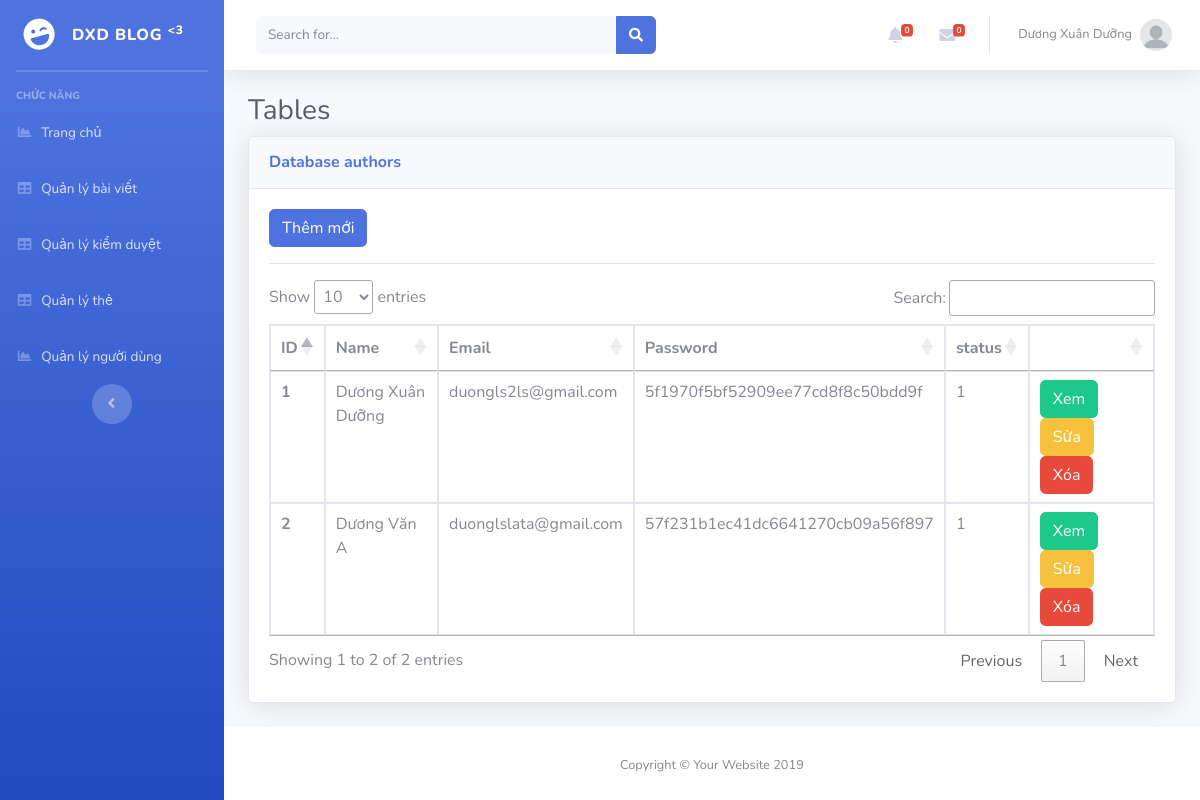
Screenshot of /Admin/index.php?mod=authors (signed in) with the database file from the repository.
### tables this page shows
CREATE TABLE `authors`  (
  `id` int(11) NOT NULL AUTO_INCREMENT,
  `name` varchar(255) NULL DEFAULT NULL,
  `email` varchar(255) NULL DEFAULT NULL,
  `password` varchar(255) NULL DEFAULT NULL,
  `status` int(255) NULL DEFAULT NULL,
  `level` int(11) NULL DEFAULT NULL,
  `info` varchar(255) NULL DEFAULT NULL,
  `thumbnail` varchar(255) NULL DEFAULT NULL,
  PRIMARY KEY (`id`) USING BTREE
);

### Admin/MVC/controllers/AuthorController.php (called while the page is built, shortened)
<?php
class AuthorController
{
    var $author_model;
    public function __construct()
    {
        $this->author_model = new author();
    }
    public function list()
    {
        if(isset($_SESSION['isLogin_Admin'])){
            $data = $this->author_model->All();
      }else{
            $id = $_SESSION['author']['id'];
            $data = $this->author_model->All_author($id);
      }
      require_once("MVC/Views/Admin/index.php");
    }
}

### Admin/MVC/Models/connection.php (called while the page is built, shortened)
<?php
    class Connection{
        function __construct()
        {
            $severname ="localhost";
            $username ="root";
            $password ="";
            $db_name ="newblogs";
            $this->conn = new mysqli($severname,$username,$password,$db_name);
        }
    }
?>

### Admin/MVC/Models/model.php (called while the page is built, shortened)
<?php
require_once("connection.php");
class Model
{
    var $conn;
    var $table;
    function __construct()
    {
        $conn_obj = new Connection();
        $this->conn = $conn_obj->conn;
    }
    function All()
    {
        if($this->table == "posts"){
            $query = "select * from $this->table  where status = 1";
        }else{
            $query = "select * from $this->table ";
        }
        $data = array();
        $resurt = $this->conn->query($query);
        while ($row = $resurt->fetch_assoc()) {
            $data[] = $row;
        }
        return $data;
    }
}

### Admin/MVC/Views/authors/list.php (the view, shortened to what this page needs)
<a href="?mod=authors&act=add" type="button" class="btn btn-primary">Thêm mới</a>
<hr>
<table class="table table-bordered" id="dataTable" width="100%" cellspacing="0">
  <thead>
    <tr>
      <th scope="col">ID</th>
      <th scope="col">Name</th>
      <th scope="col">Email</th>
      <th scope="col">Password</th>
      <th scope="col">status</th>
      <th scope="col"></th>
    </tr>
  </thead>
  <tbody>
    <?php foreach ($data as $row) { ?>
      <tr>
        <th scope="row"><?= $row['id'] ?></th>
        <td><?= $row['name'] ?></td>
        <td><?= $row['email'] ?></td>
        <td><?= $row['password'] ?></td>
        <td><?= $row['status'] ?></td>
        <td>
          <a href="?mod=authors&act=detail&id=<?= $row['id'] ?>" type="button" class="btn btn-success">Xem</a>
          <a href="?mod=authors&act=edit&id=<?= $row['id'] ?>" type="button" class="btn btn-warning">Sửa</a>
          <a href="?mod=authors&act=delete&id=<?= $row['id'] ?>" onclick="return confirm('Bạn có thật sự muốn xóa ?');" type="button" class="btn btn-danger">Xóa</a>
        </td>
      </tr>
    <?php } ?>
  </tbody>
</table>

### rows the page displays
authors: id "1", name "Dương Xuân Dưỡng", email "duongls2ls@gmail.com", password "5f1970f5bf52909ee77cd8f8c50bdd9f", status "1"
authors: id "2", name "Dương Văn A", email "duonglslata@gmail.com", password "57f231b1ec41dc6641270cb09a56f897", status "1"

### other values shown
$_SESSION['author']['name'] "Dương Xuân Dưỡng"
$mod "authors"
